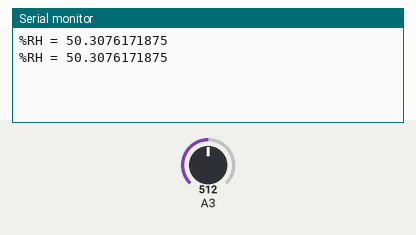
This sketch was run on a simulated Arduino Uno, built with avr-gcc and run on an emulated ATmega328P. Shown: the last lines printed to the serial monitor. Inputs (shaded band) come from the test bench; at power-on: A3 = 512.

Above: at 2.8 s.
2.9 s: A3 set to 716
At 4.6 s:
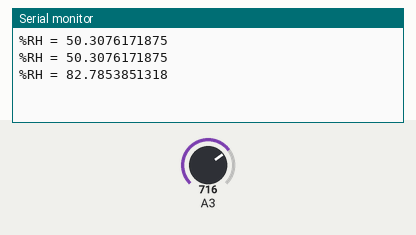
5.6 s: A3 set to 900
At 7.4 s:
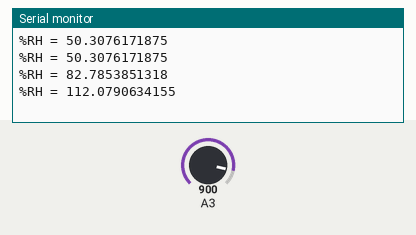
Timing chart, 0 to 8.9 s (numbered marks = the images above; inputs shaded):
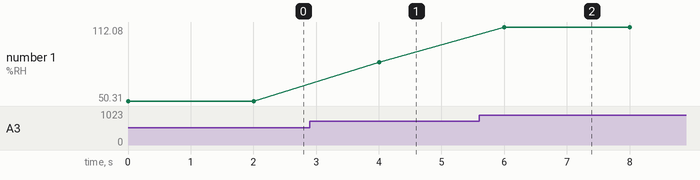

The sketch:

ControlBoard.ino
```cpp
#include "HumiditySensorImpl.h"
#define PIN 5

HumiditySensorImpl* humSensor;

void setup() {
  Serial.begin(9600);
  humSensor = new HumiditySensorImpl(PIN);

}

void loop() {
  float adcValue = analogRead(3); // Read voltage coming from sensor (adcValue will be between 0-1023)
  float voltage = (adcValue/1023.0)*5.0; // Translate ADC value into a voltage value
  float  percentRH = (voltage-0.958)/0.0307; // Translate voltage into percent relative humidity

  // Print value
  Serial.print("%RH = ");
  Serial.println(percentRH,DEC);


  delay(2000);

}
```

HumiditySensor.h
```cpp
#ifndef __HUMIDITYSENSOR__
#define __HUMIDITYSENSOR__

class HumiditySensor {

public:
  virtual float getValue() = 0;
  virtual float getValueTemperature() = 0;
};

#endif
```

HumiditySensorImpl.cpp
```cpp
#include "HumiditySensorImpl.h"
#include "Arduino.h"
#include "DHT.h"
#define DHTTYPE DHT22


HumiditySensorImpl::HumiditySensorImpl(int pin)
{
    this->hPin = pin;
    //sarebbe bello dichiarare direttamente qui il DHT ma se lo metto qui non lo trova nella funzione sottostante
}

float HumiditySensorImpl::getValue()
{
    DHT dht(hPin, DHTTYPE);
    Serial.print(dht.readHumidity());
    return dht.readHumidity();
}

float HumiditySensorImpl::getValueTemperature()
{
    DHT dht(hPin, DHTTYPE);
        Serial.print(dht.readTemperature());
    return dht.readTemperature();
}
```

HumiditySensorImpl.h
```cpp
#ifndef __HUMIDITYSENSORIMPL__
#define __HUMIDITYSENSORIMPL__

#include "HumiditySensor.h"
#include "DHT.h"

class HumiditySensorImpl : public HumiditySensor {

public:
  HumiditySensorImpl(int pin);
  float getValue();
  float getValueTemperature();

private:
  int hPin;
};

#endif
```

Measured:
- after the input at 2.9 s, the serial monitor: prints a new line after 1.1 s (image 1)
- after the input at 5.6 s, the serial monitor: prints a new line after 0.41 s (image 2)
- plotted number 1: 50.31 → 82.79 after the input at 2.9 s, 82.79 → 112.08 after the input at 5.6 s
